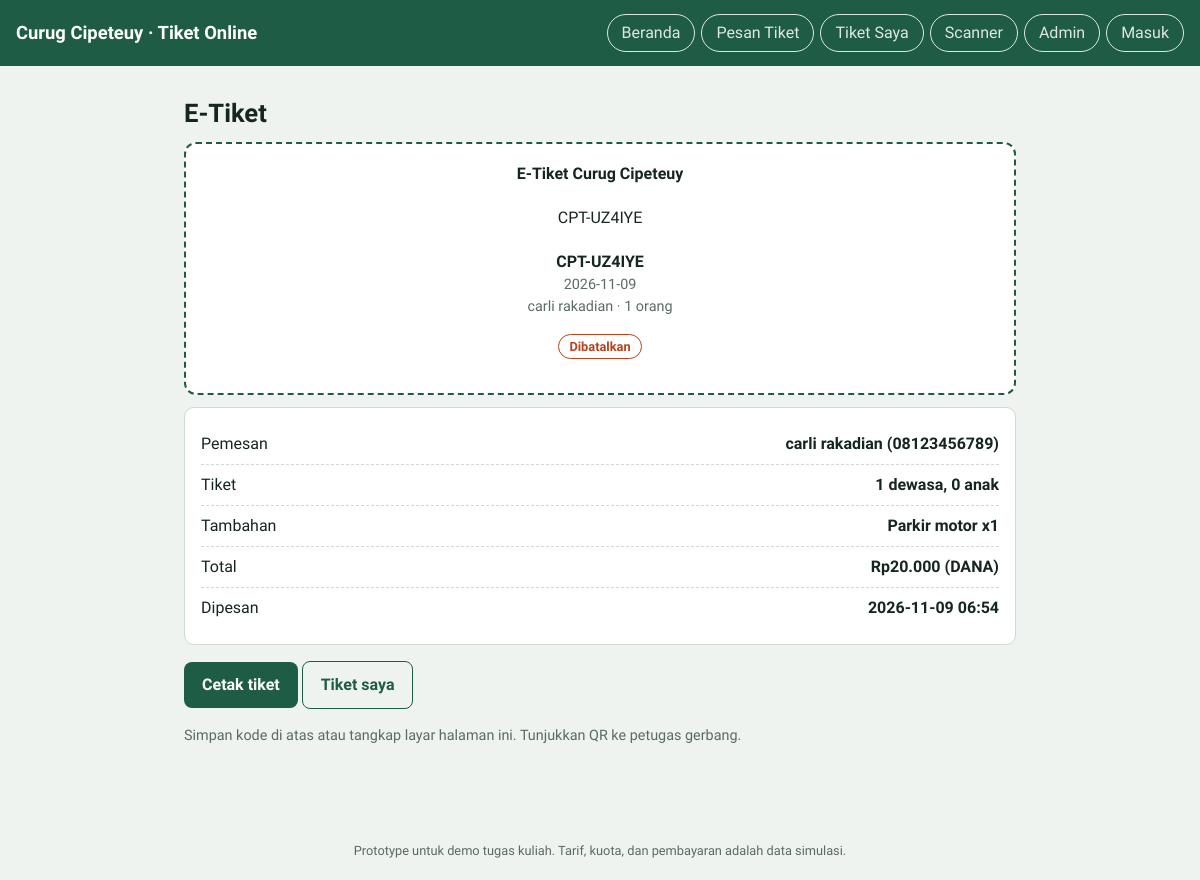
The page /tiket/CPT-UZ4IYE on the database its author committed.
### tables this page shows
CREATE TABLE pesanan (
            kode TEXT PRIMARY KEY,
            tanggal_kunjungan TEXT NOT NULL,
            nama TEXT NOT NULL,
            hp TEXT NOT NULL,
            dewasa INTEGER NOT NULL,
            anak INTEGER NOT NULL,
            tambahan TEXT,
            total INTEGER NOT NULL,
            metode TEXT,
            status TEXT NOT NULL,           -- Aktif / Terpakai / Dibatalkan
            dibuat_pada TEXT NOT NULL,
            dipakai_pada TEXT);

### app.py (the view)
@app.route("/tiket/<kode>")
def tiket(kode):
    p = t.cari_pesanan(kode)
    if not p:
        abort(404)
    return render_template("tiket.html", p=p)

### app.py (called while the page is built)
@app.context_processor
def inject():
    return {"rp": t.format_rp, "hari_ini": date.today().isoformat(),
            "user": session.get("user")}

### ticketing.py (called while the page is built)
def koneksi():
    conn = sqlite3.connect(DB_FILE)
    conn.row_factory = sqlite3.Row
    return conn

def format_rp(n: int) -> str:
    return "Rp{:,}".format(n).replace(",", ".")

def cari_pesanan(kode: str):
    with koneksi() as c:
        return c.execute("SELECT * FROM pesanan WHERE kode=?", (kode.strip().upper(),)).fetchone()

### templates/tiket.html (shortened to what this page needs)
{% extends "base.html" %}
{% block content %}
<h2>{{ 'Pembayaran berhasil' if p['status'] == 'Aktif' else 'E-Tiket' }}</h2>
<div class="tiket">
  <b>E-Tiket Curug Cipeteuy</b>
  <div><div id="qr" data-kode="{{ p['kode'] }}"></div></div>
  <div><b>{{ p['kode'] }}</b></div>
  <div class="mut">{{ p['tanggal_kunjungan'] }}<br>{{ p['nama'] }} · {{ p['dewasa'] + p['anak'] }} orang</div>
  <p><span class="tag {{ 'ok' if p['status']=='Aktif' else 'wait' if p['status']=='Terpakai' else 'bad' }}">{{ p['status'] }}</span></p>
</div>
<div class="card">
  <div class="row"><span>Pemesan</span><b>{{ p['nama'] }} ({{ p['hp'] }})</b></div>
  <div class="row"><span>Tiket</span><b>{{ p['dewasa'] }} dewasa, {{ p['anak'] }} anak</b></div>
  {% if p['tambahan'] %}<div class="row"><span>Tambahan</span><b>{{ p['tambahan'] }}</b></div>{% endif %}
  <div class="row"><span>Total</span><b>{{ rp(p['total']) }} ({{ p['metode'] }})</b></div>
  <div class="row"><span>Dipesan</span><b>{{ p['dibuat_pada'] }}</b></div>
</div>
<p class="noprint">
  <button class="btn" type="button" onclick="window.print()">Cetak tiket</button>
  <a class="btn alt" href="{{ url_for('akun') if user else url_for('cari') }}">Tiket saya</a>
</p>
<p class="mut noprint">Simpan kode di atas atau tangkap layar halaman ini. Tunjukkan QR ke petugas gerbang.</p>
{% endblock %}

### templates/base.html (style rules this page uses)
:root { --bg:#EEF3EF;--surf:#fff;--ink:#16261F;--mut:#5B6B63;--pri:#1E5C45;--pri-ink:#fff;--acc:#2A7FA3;--line:#CFDAD3;--warn:#B3441F;--ok:#1E7A4A; box-sizing:border-box;padding-top:env(safe-area-inset-top,0px);padding-bottom:env(safe-area-inset-bottom,0px) }
* { box-sizing:border-box }
body { margin:0;background:var(--bg);color:var(--ink);font-family:"Bricolage Grotesque",system-ui,sans-serif;line-height:1.5 }
h2 { font-size:1.6rem;margin:10px 0 }
.card { background:var(--surf);border:1px solid var(--line);border-radius:10px;padding:16px;margin:12px 0 }
.btn { display:inline-block;background:var(--pri);color:var(--pri-ink);border:0;border-radius:8px;padding:11px 18px;font:inherit;font-weight:600;cursor:pointer;text-decoration:none }
.btn.alt { background:transparent;color:var(--pri);border:1px solid var(--pri) }
a { color:var(--acc) }
.row { display:flex;justify-content:space-between;align-items:center;gap:10px;padding:8px 0;border-bottom:1px dashed var(--line) }
.row:last-child { border:0 }
.mut { color:var(--mut);font-size:.9rem }
.tag { display:inline-block;padding:2px 10px;border-radius:99px;font-size:.8rem;font-weight:600;border:1px solid currentColor }
.bad { color:var(--warn) }
.tiket { text-align:center;border:2px dashed var(--pri);border-radius:12px;padding:18px;background:var(--surf) }
#qr { display:inline-block;background:#fff;padding:10px;border-radius:8px;margin:10px 0 }

### rows shown on the page
pesanan: status "E-Tiket", kode "CPT-UZ4IYE", tanggal_kunjungan "2026-11-09", nama "carli rakadian", p['dewasa']+p['anak'] "1", status "Dibatalkan", hp "08123456789", dewasa "1", anak "0", tambahan "Parkir motor x1", total "Rp20.000", metode "DANA", dibuat_pada "2026-11-09 06:54"
